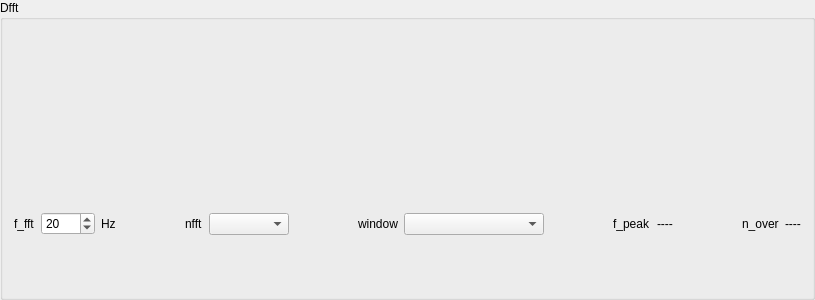
<?xml version="1.0" encoding="UTF-8"?>
<ui version="4.0">
 <class>GroupBox_Dfft</class>
 <widget class="QGroupBox" name="GroupBox_Dfft">
  <property name="geometry">
   <rect>
    <x>0</x>
    <y>0</y>
    <width>815</width>
    <height>300</height>
   </rect>
  </property>
  <property name="minimumSize">
   <size>
    <width>815</width>
    <height>300</height>
   </size>
  </property>
  <property name="windowTitle">
   <string>GroupBox</string>
  </property>
  <property name="title">
   <string>Dfft</string>
  </property>
  <layout class="QVBoxLayout" name="verticalLayout_3">
   <item>
    <layout class="QGridLayout" name="gridLayout">
     <item row="1" column="0">
      <layout class="QHBoxLayout" name="horizontalLayout">
       <item>
        <layout class="QHBoxLayout" name="horizontalLayout_6">
         <item>
          <layout class="QHBoxLayout" name="horizontalLayout_4"/>
         </item>
         <item>
          <widget class="QLabel" name="label_3">
           <property name="text">
            <string>f_fft</string>
           </property>
          </widget>
         </item>
         <item>
          <widget class="QSpinBox" name="spinBox_f_fft">
           <property name="minimumSize">
            <size>
             <width>50</width>
             <height>0</height>
            </size>
           </property>
           <property name="minimum">
            <number>1</number>
           </property>
           <property name="maximum">
            <number>1000</number>
           </property>
           <property name="value">
            <number>20</number>
           </property>
          </widget>
         </item>
         <item>
          <widget class="QLabel" name="label_4">
           <property name="layoutDirection">
            <enum>Qt::RightToLeft</enum>
           </property>
           <property name="text">
            <string>Hz</string>
           </property>
          </widget>
         </item>
        </layout>
       </item>
       <item>
        <spacer name="horizontalSpacer_3">
         <property name="orientation">
          <enum>Qt::Horizontal</enum>
         </property>
         <property name="sizeHint" stdset="0">
          <size>
           <width>40</width>
           <height>20</height>
          </size>
         </property>
        </spacer>
       </item>
       <item>
        <layout class="QHBoxLayout" name="horizontalLayout_5">
         <item>
          <widget class="QLabel" name="label">
           <property name="text">
            <string>nfft</string>
           </property>
          </widget>
         </item>
         <item>
          <widget class="QComboBox" name="comboBox_nfft">
           <property name="minimumSize">
            <size>
             <width>80</width>
             <height>0</height>
            </size>
           </property>
          </widget>
         </item>
        </layout>
       </item>
       <item>
        <spacer name="horizontalSpacer_4">
         <property name="orientation">
          <enum>Qt::Horizontal</enum>
         </property>
         <property name="sizeHint" stdset="0">
          <size>
           <width>40</width>
           <height>20</height>
          </size>
         </property>
        </spacer>
       </item>
       <item>
        <layout class="QHBoxLayout" name="horizontalLayout_3">
         <item>
          <widget class="QLabel" name="label_2">
           <property name="text">
            <string>window</string>
           </property>
          </widget>
         </item>
         <item>
          <widget class="QComboBox" name="comboBox_window">
           <property name="minimumSize">
            <size>
             <width>140</width>
             <height>0</height>
            </size>
           </property>
          </widget>
         </item>
        </layout>
       </item>
       <item>
        <spacer name="horizontalSpacer">
         <property name="orientation">
          <enum>Qt::Horizontal</enum>
         </property>
         <property name="sizeHint" stdset="0">
          <size>
           <width>40</width>
           <height>20</height>
          </size>
         </property>
        </spacer>
       </item>
       <item>
        <layout class="QHBoxLayout" name="horizontalLayout_17">
         <item>
          <widget class="QLabel" name="label_16">
           <property name="text">
            <string>f_peak</string>
           </property>
          </widget>
         </item>
         <item>
          <widget class="QLabel" name="label_f_peak">
           <property name="text">
            <string>----</string>
           </property>
          </widget>
         </item>
        </layout>
       </item>
       <item>
        <spacer name="horizontalSpacer_2">
         <property name="orientation">
          <enum>Qt::Horizontal</enum>
         </property>
         <property name="sizeHint" stdset="0">
          <size>
           <width>40</width>
           <height>20</height>
          </size>
         </property>
        </spacer>
       </item>
       <item>
        <layout class="QHBoxLayout" name="horizontalLayout_18">
         <item>
          <widget class="QLabel" name="label_17">
           <property name="text">
            <string>n_over</string>
           </property>
          </widget>
         </item>
         <item>
          <widget class="QLabel" name="label_n_over">
           <property name="text">
            <string>----</string>
           </property>
          </widget>
         </item>
        </layout>
       </item>
      </layout>
     </item>
     <item row="0" column="0">
      <layout class="QHBoxLayout" name="horizontalLayout_2">
       <item>
        <widget class="QwtPlot" name="fftPlot"/>
       </item>
      </layout>
     </item>
    </layout>
   </item>
  </layout>
 </widget>
 <customwidgets>
  <customwidget>
   <class>QwtPlot</class>
   <extends>QFrame</extends>
   <header>qwt_plot.h</header>
  </customwidget>
 </customwidgets>
 <resources/>
 <connections/>
</ui>
